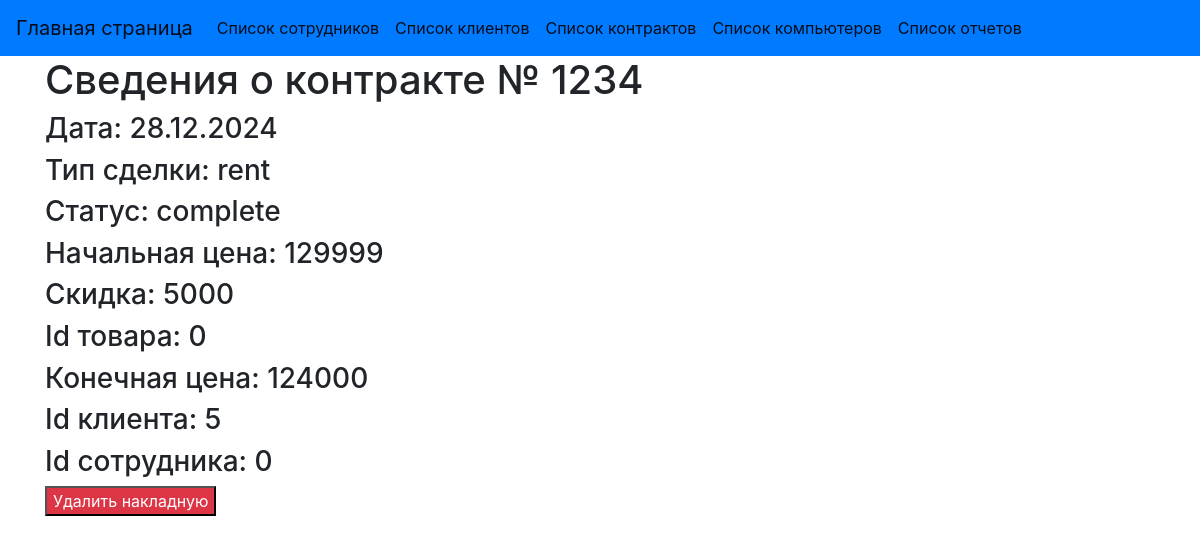
Page /contracts/0 on the committed database.
### tables this page shows
CREATE TABLE Contracts (
    id_contract INTEGER PRIMARY KEY AUTOINCREMENT,
    number TEXT,
    date TEXT,
    deal_type TEXT,
    start_price INTEGER,
    discount INTEGER,
    deal_status TEXT,
    finall_price INTEGER,
    id INTEGER,
    client_id INTEGER,
    employee_id INTEGER
);

### app.py (the view)
@app.route('/contracts/<int:contract_id>')
def one_contract(contract_id):
    conn = get_db_connection('database.db')
    contract = conn.execute('SELECT * FROM Contracts WHERE id=?', (contract_id,)).fetchall()[0]
    print(contract['id'])
    conn.close()
    return render_template("one_contract.html", contract=contract)

### app.py (called while the page is built)
def get_db_connection(db_name):
    conn = sqlite3.connect(db_name)
    conn.row_factory = sqlite3.Row
    return conn

### templates/one_contract.html
{% extends 'base.html' %}
{% block content %}
<h1>{% block title %} Сведения о контракте № {{ contract['number'] }} {% endblock %}</h1>
<div>
    <h3>Дата: {{contract['date']}}</h3>
    <h3>Тип сделки: {{contract['deal_type']}}</h3>
    <h3>Статус: {{contract['deal_status']}}</h3>
    <h3>Начальная цена: {{contract['start_price']}}</h3>
    <h3>Скидка: {{contract['discount']}}</h3>
    <h3>Id товара: {{contract['id']}}</h3>
    <h3>Конечная цена: {{contract['finall_price']}}</h3>
    <h3>Id клиента: {{contract['client_id']}}</h3>
    <h3>Id сотрудника: {{contract['employee_id']}}</h3>
</div>
<form method="POST">
    <button class="bg-danger" onclick="" >
        <a style="color: white;" href="{{ url_for('remove_row', table='Contracts', row_id=contract['id_contract']) }}">Удалить накладную</a>
    </button>
</form>
{% endblock %}

### rows in the picture
Contracts: number "1234", date "28.12.2024", deal_type "rent", deal_status "complete", start_price "129999", discount "5000", id "0", finall_price "124000", client_id "5", employee_id "0"
